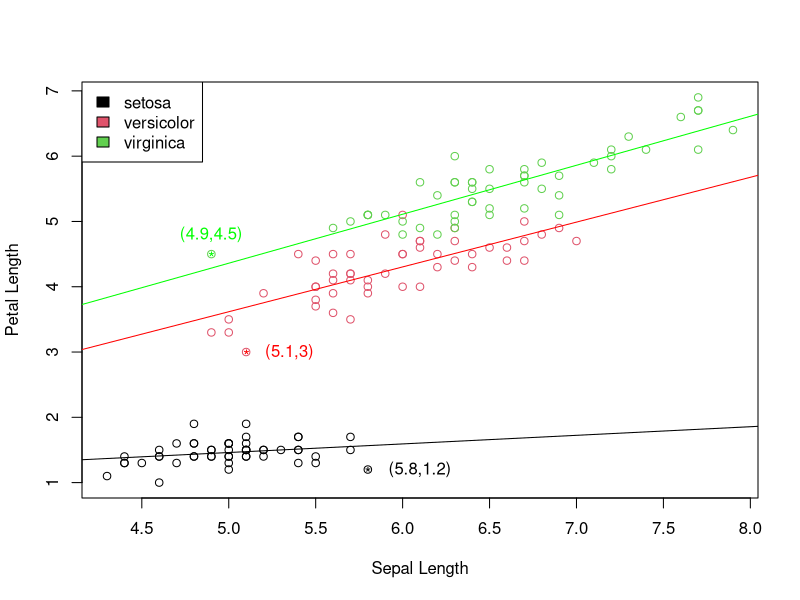

This chart was generated by the following R code:
## ---- chunk 1
## R code goes here 
plot(iris$Sepal.Length, iris$Petal.Length, col=iris$Species, xlab = "Sepal Length",ylab = "Petal Length" )
legend("topleft", legend = levels(iris$Species), fill = 1:length(levels(iris$Species)))
lm1 <- lm(subset(iris, Species=="setosa")$Petal.Length ~ subset(iris, Species=="setosa")$Sepal.Length)
abline(lm1)
lm2 <- lm(subset(iris, Species=="versicolor")$Petal.Length ~ subset(iris, Species=="versicolor")$Sepal.Length)
abline(lm2, col="red")
lm3 <- lm(subset(iris, Species=="virginica")$Petal.Length ~ subset(iris, Species=="virginica")$Sepal.Length)
abline(lm3, col="green")
points(5.8, 1.2,  pch = "*")
text(5.8 + .3, 1.2, "(5.8,1.2)")
points(5.1, 3,  pch = "*", col = "red")
text(5.1 + .25, 3, "(5.1,3)", col = "red")
points(4.9, 4.5,  pch = "*", col = "green")
text(4.9, 4.5 + .3, "(4.9,4.5)", col = "green")
